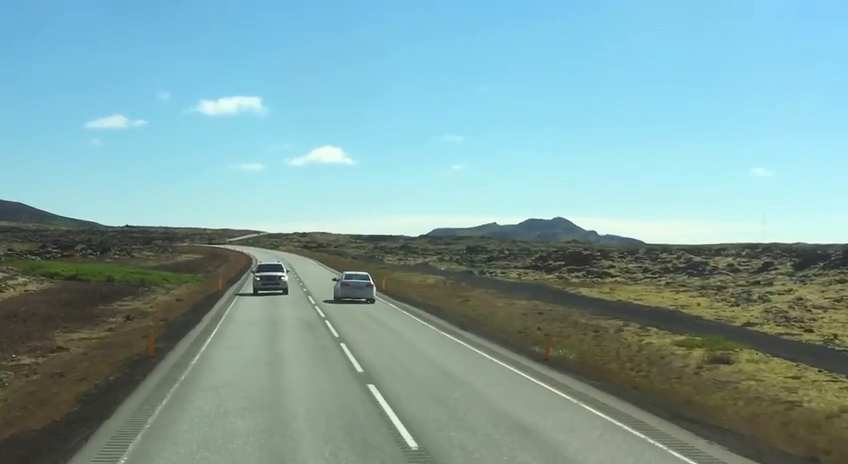
#> input picture frame 25 of road.mp4, 848 x 464 px
$ python 'line tracking.py'
#> lines starting #> are read from the running program, lines starting #| are printed output that depends on the picture; after the words box and inside, x2 and y2 are one past the last pixel; in counts of white or black regions, pixels touching at a corner belong together
import cv2
import numpy as np

def region_of_interest(image):
    height = image.shape[0]
    polygons = np.array([
        [(0, height), (image.shape[1], height), (image.shape[1], int(height * 0.6)), (0, int(height * 0.6))]
    ])
    mask = np.zeros_like(image)
    cv2.fillPoly(mask, polygons, 255)
    return cv2.bitwise_and(image, mask)

def detect_edges(image):
    gray = cv2.cvtColor(image, cv2.COLOR_BGR2GRAY)
    blur = cv2.GaussianBlur(gray, (5, 5), 0)
    edges = cv2.Canny(blur, 100, 200)
    return edges

def draw_filtered_lines(image, lines):
    line_image = np.zeros_like(image)
    if lines is not None:
        height, width = image.shape[:2]
        for line in lines:
            x1, y1, x2, y2 = line[0]
            slope = (y2 - y1) / (x2 - x1 + 1e-6)

            if abs(slope) < 0.4:
                continue

            if x1 < width / 2 and x2 < width / 2:
                color = (0, 255, 255)    # يسار - أصفر
            elif x1 > width / 2 and x2 > width / 2:
                color = (255, 204, 153)  # يمين - سماوي فاتح
            else:
                color = (255, 255, 255)  # وسط - أبيض

            cv2.line(line_image, (x1, y1), (x2, y2), color, 2, cv2.LINE_AA)
    return line_image

def process_frame(frame):
    edges = detect_edges(frame)
    cropped_edges = region_of_interest(edges)

    lines = cv2.HoughLinesP(
        cropped_edges,
        rho=1,
        theta=np.pi / 180,
        threshold=70,
        minLineLength=50,
        maxLineGap=150
    )

    line_image = draw_filtered_lines(frame, lines)
    result = cv2.addWeighted(frame, 0.8, line_image, 1, 1)
    return result

def process_video(video_path):
#> called with video_path = 'road.mp4'
    cap = cv2.VideoCapture(video_path)

    while cap.isOpened():
        ret, frame = cap.read()
#> frame is the input picture: shape (464, 848, 3); mean B, G, R 162.5, 162, 127
        if not ret:
            break

        final_frame = process_frame(frame)
#> in detect_edges, `gray = cv2.cvtColor(image, cv2.COLOR_BGR2GRAY)`:
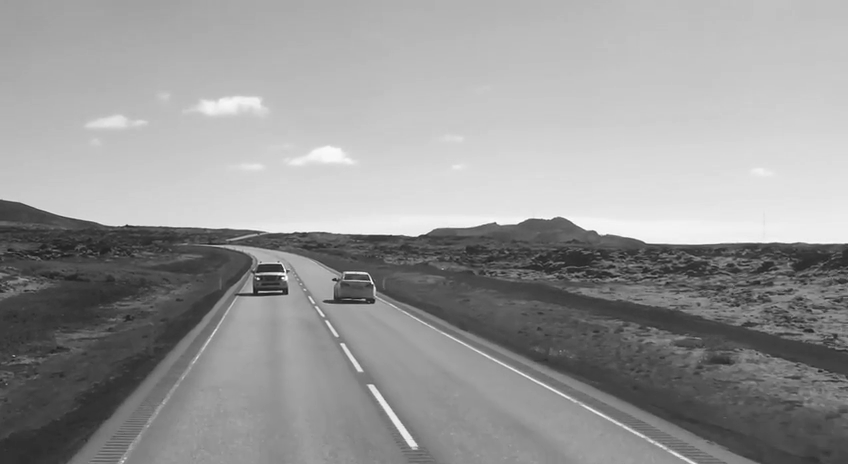
#> gray: shape (464, 848); min 24, max 254, mean 151.5
#> in detect_edges, `edges = cv2.Canny(blur, 100, 200)`:
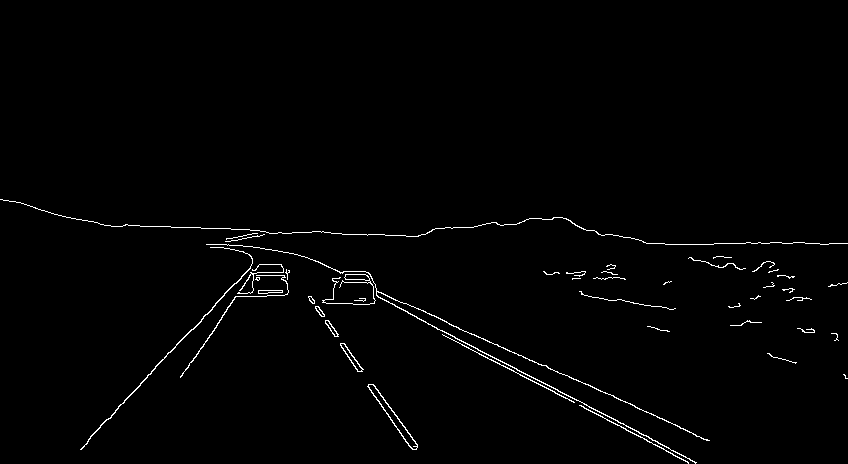
#> edges: shape (464, 848); 1.2% white in thin lines or dots, all inside (x1, y1, x2, y2) = (0, 199, 848, 464)
#> in region_of_interest, `cv2.fillPoly(mask, polygons, 255)`:
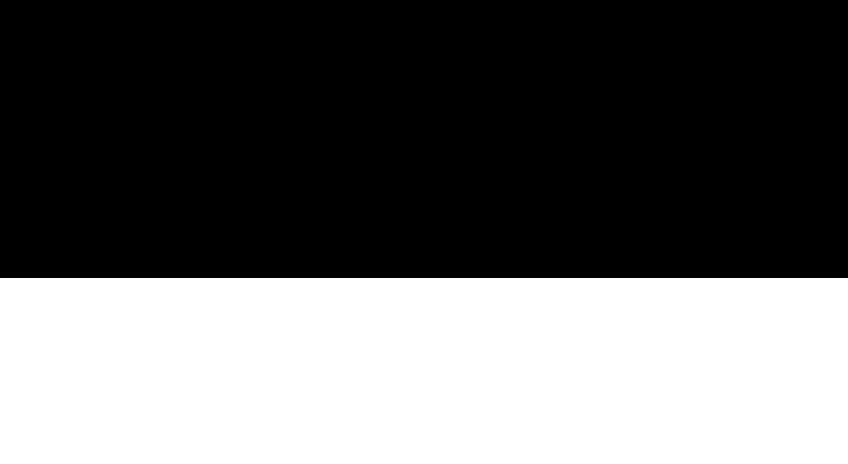
#> mask: shape (464, 848); 40.1% white; 1 white region, box (x1, y1, x2, y2) and area: (0, 278, 848, 464) 157728
#> in region_of_interest, `return cv2.bitwise_and(image, mask)`:
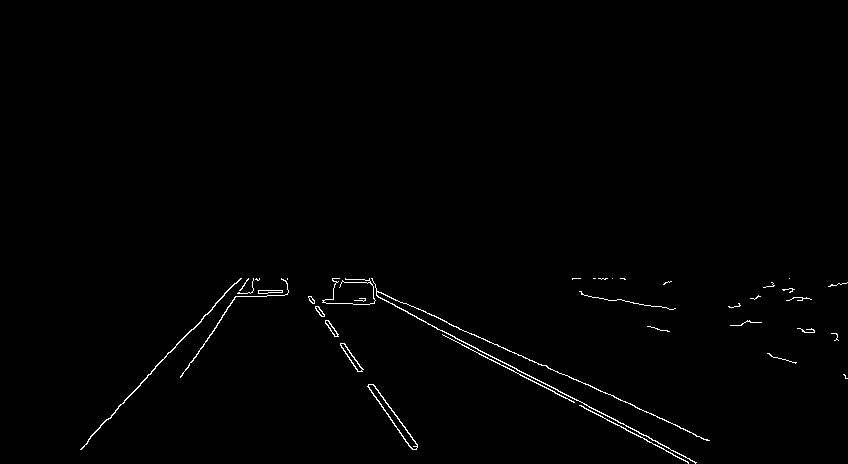
#> returned value: shape (464, 848); 0.77% white in thin lines or dots, all inside (x1, y1, x2, y2) = (80, 278, 848, 464)
#> in process_frame, `lines = cv2.HoughLinesP( cropped_edges, rho=1, theta=np.pi / 180, thre..`: lines = 13 rows, first 6: [349, 279, 683, 428], [338, 278, 648, 436], [336, 278, 689, 458], [332, 279, 663, 448], [87, 441, 234, 283], [308, 296, 417, 446]
#> the loop in draw_filtered_lines, `for line in lines:` made 13 passes
#> (x1, y1, x2, y2, slope, color) on passes 1, 2, 3, 4, 5, 6, 7, 8, 9, 10, 11, 13: (349, 279, 683, 428, 0.446, (255, 255, 255)), (338, 278, 648, 436, 0.51, (255, 255, 255)), (336, 278, 689, 458, 0.51, (255, 255, 255)), (332, 279, 663, 448, 0.511, (255, 255, 255)), (87, 441, 234, 283, -1.07, (0, 255, 255)), (308, 296, 417, 446, 1.38, (0, 255, 255)), (332, 278, 695, 463, 0.51, (255, 255, 255)), (308, 297, 405, 441, 1.48, (0, 255, 255)), (182, 375, 248, 278, -1.47, (0, 255, 255)), (309, 298, 410, 447, 1.48, (0, 255, 255)), (80, 449, 238, 280, -1.07, (0, 255, 255)), (351, 279, 634, 405, 0.445, (255, 255, 255))
#> (x1, y1, x2, y2, slope) on pass 12: (581, 294, 837, 335, 0.16)
#> after the loop in draw_filtered_lines, `for line in lines:`:
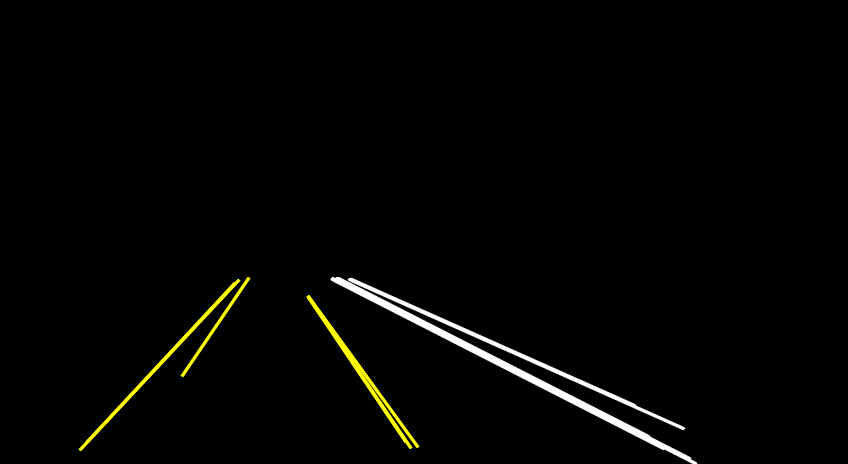
#> line_image: shape (464, 848, 3); mean of channels 0, 1, 2 2.8, 4.4, 4.4; drawn as B, G, R
#> in process_frame, `result = cv2.addWeighted(frame, 0.8, line_image, 1, 1)`:
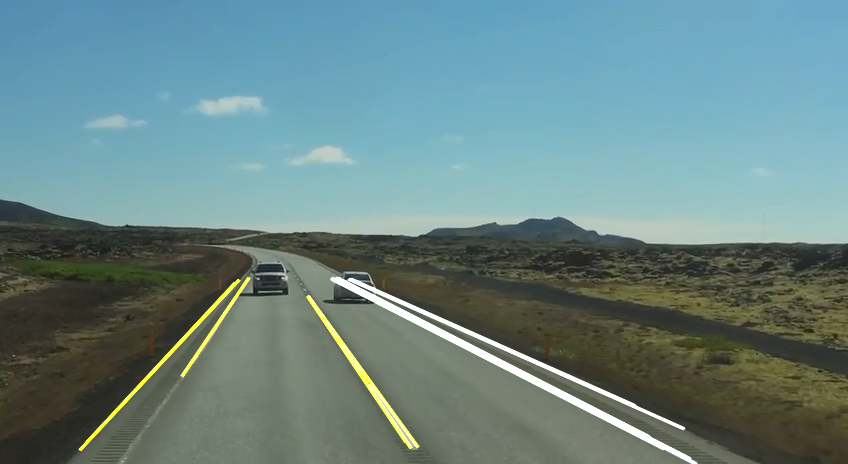
#> result: shape (464, 848, 3); mean B, G, R 132.9, 133.2, 105.3
        cv2.imshow("Lane Detection", final_frame)

        if cv2.waitKey(25) & 0xFF == ord("q"):
#> (key q is pressed here)
            break

    cap.release()
    cv2.destroyAllWindows()


process_video("road.mp4")

$ run again, starting later in the video
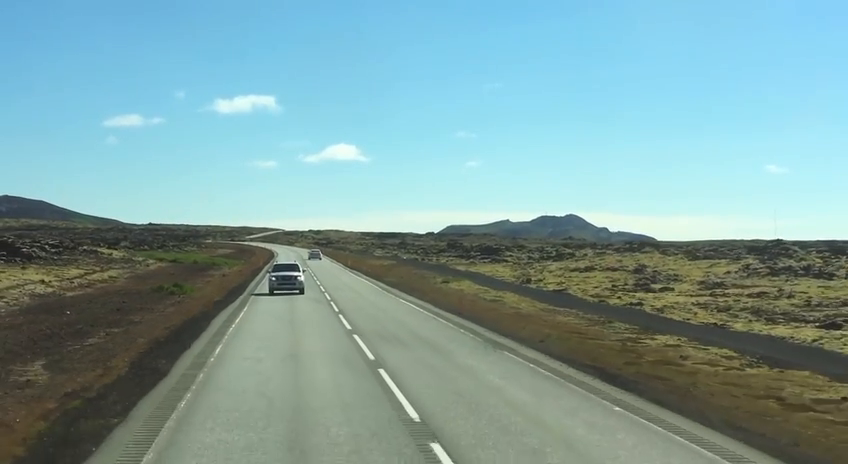
#> input picture frame 114 of road.mp4, 848 x 464 px
#> in process_video, frame is the input picture: shape (464, 848, 3); mean B, G, R 161.4, 161, 126.8
#> in detect_edges, `edges = cv2.Canny(blur, 100, 200)`:
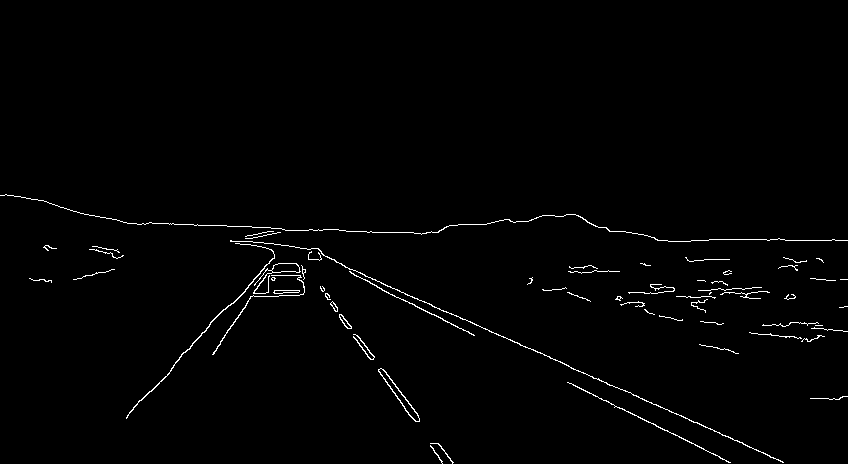
#> edges: shape (464, 848); 1.2% white in thin lines or dots, all inside (x1, y1, x2, y2) = (0, 194, 848, 464)
#> mask: shape (464, 848); 40.1% white; 1 white region, box (x1, y1, x2, y2) and area: (0, 278, 848, 464) 157728
#> lines = [[371, 278, 783, 462], [567, 382, 719, 456], [324, 290, 453, 462], [320, 288, 442, 463], [320, 286, 452, 462], [375, 279, 742, 442], [379, 288, 474, 335], [126, 417, 223, 309], [567, 292, 769, 292], [212, 354, 264, 278]]
#> the loop in draw_filtered_lines, `for line in lines:` made 10 passes
#> (x1, y1, x2, y2, slope, color) on passes 1 to 8: (371, 278, 783, 462, 0.447, (255, 255, 255)), (567, 382, 719, 456, 0.487, (255, 204, 153)), (324, 290, 453, 462, 1.33, (255, 255, 255)), (320, 288, 442, 463, 1.43, (255, 255, 255)), (320, 286, 452, 462, 1.33, (255, 255, 255)), (375, 279, 742, 442, 0.444, (255, 255, 255)), (379, 288, 474, 335, 0.495, (255, 255, 255)), (126, 417, 223, 309, -1.11, (0, 255, 255))
#> in process_frame, `result = cv2.addWeighted(frame, 0.8, line_image, 1, 1)`:
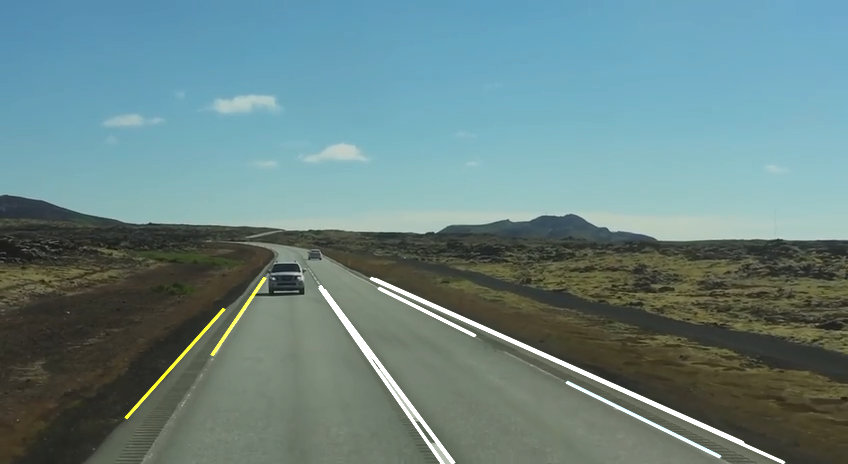
#> result: shape (464, 848, 3); mean B, G, R 132.1, 132.1, 104.7

$ run again, starting later in the video
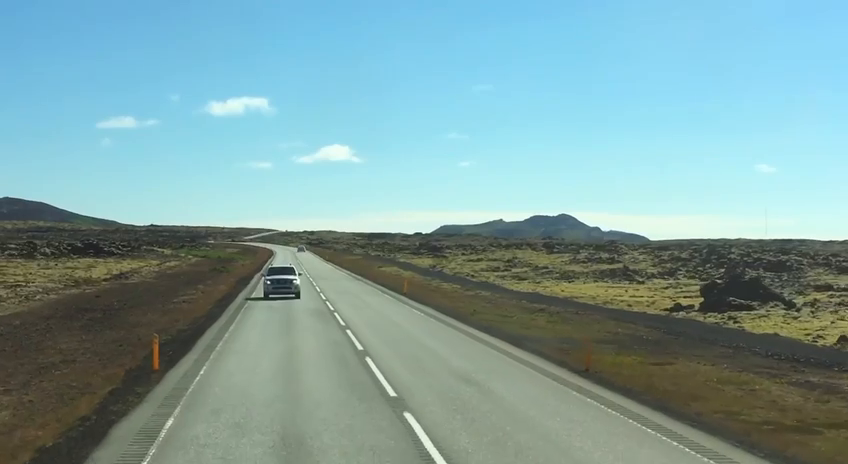
#> input picture frame 204 of road.mp4, 848 x 464 px
#> in process_video, frame is the input picture: shape (464, 848, 3); mean B, G, R 161.4, 160.7, 126.3
#> in detect_edges, `edges = cv2.Canny(blur, 100, 200)`:
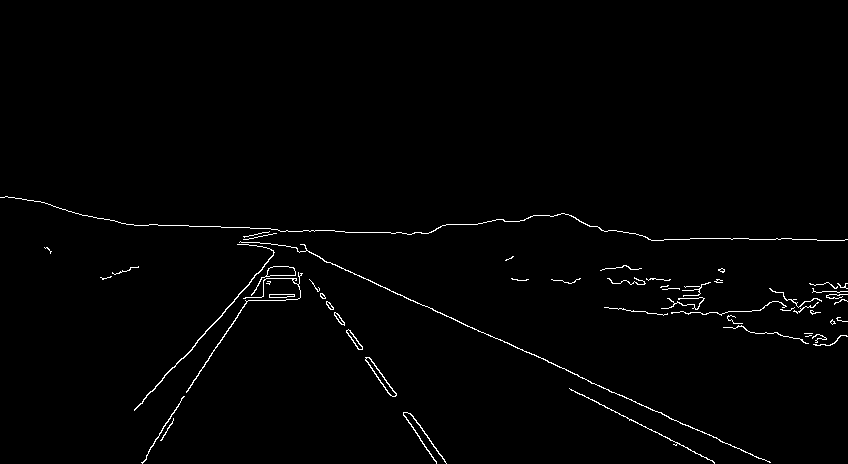
#> edges: shape (464, 848); 1.2% white in thin lines or dots, all inside (x1, y1, x2, y2) = (0, 196, 848, 464)
#> mask: shape (464, 848); 40.1% white; 1 white region, box (x1, y1, x2, y2) and area: (0, 278, 848, 464) 157728
#> lines = [[391, 291, 661, 412], [580, 377, 770, 462], [141, 462, 260, 279], [339, 315, 445, 461], [309, 279, 419, 436], [582, 394, 713, 461], [318, 287, 445, 462], [137, 407, 251, 281], [363, 278, 553, 363], [647, 312, 812, 310], [142, 463, 261, 279]]
#> the loop in draw_filtered_lines, `for line in lines:` made 11 passes
#> (x1, y1, x2, y2, slope, color) on passes 1 to 8: (391, 291, 661, 412, 0.448, (255, 255, 255)), (580, 377, 770, 462, 0.447, (255, 204, 153)), (141, 462, 260, 279, -1.54, (0, 255, 255)), (339, 315, 445, 461, 1.38, (255, 255, 255)), (309, 279, 419, 436, 1.43, (0, 255, 255)), (582, 394, 713, 461, 0.511, (255, 204, 153)), (318, 287, 445, 462, 1.38, (255, 255, 255)), (137, 407, 251, 281, -1.11, (0, 255, 255))
#> in process_frame, `result = cv2.addWeighted(frame, 0.8, line_image, 1, 1)`:
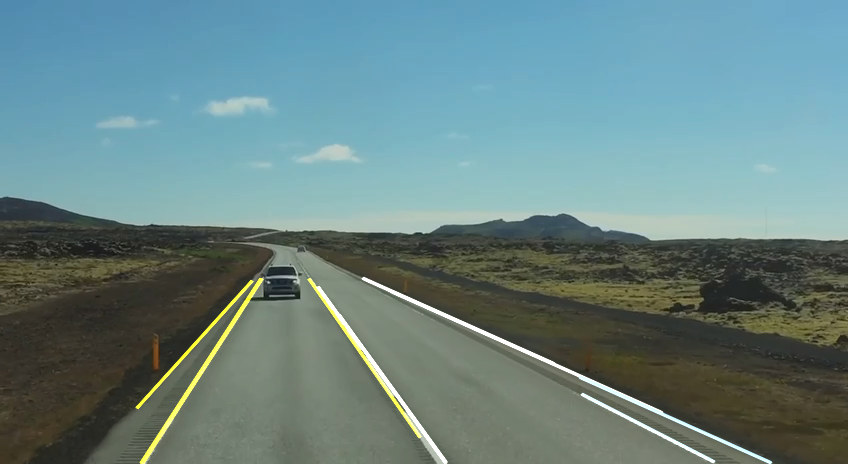
#> result: shape (464, 848, 3); mean B, G, R 131.5, 131.7, 104.2
